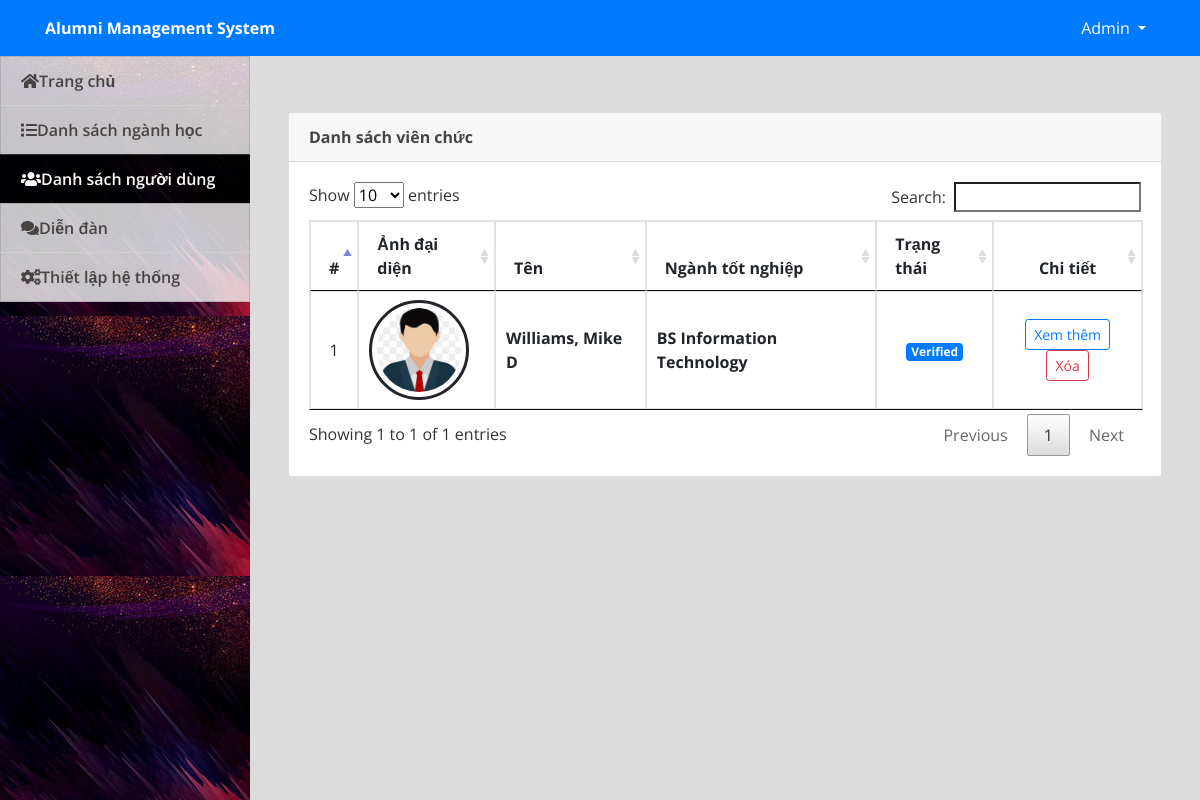
Page /admin/index.php?page=alumni (signed in) on the committed database.
### tables this page shows
CREATE TABLE `alumnus_bio` (
  `id` int(30) NOT NULL,
  `firstname` varchar(200) NOT NULL,
  `middlename` varchar(200) NOT NULL,
  `lastname` varchar(200) NOT NULL,
  `gender` varchar(10) NOT NULL,
  `batch` year(4) NOT NULL,
  `course_id` int(30) NOT NULL,
  `email` varchar(250) NOT NULL,
  `connected_to` text NOT NULL,
  `avatar` text NOT NULL,
  `status` tinyint(1) NOT NULL DEFAULT 0 COMMENT '0= Unverified, 1= Verified',
  `date_created` date NOT NULL DEFAULT current_timestamp()
);

CREATE TABLE `courses` (
  `id` int(30) NOT NULL,
  `course` text NOT NULL,
  `about` text NOT NULL
);

### admin/alumni.php (the view, shortened to what this page needs)
<?php include('db_connect.php');?>
<div class="container-fluid">
	<div class="col-lg-12">
		<div class="row">
			<div class="col-md-12">
				<div class="card">
					<div class="card-header">
						<b>Danh sách viên chức</b>
					</div>
					<div class="card-body">
						<table class="table table-condensed table-bordered table-hover">
							<!-- <colgroup>
								<col width="5%">
								<col width="10%">
								<col width="15%">
								<col width="15%">
								<col width="30%">
								<col width="15%">
							</colgroup> -->
							<thead>
								<tr>
									<th class="text-center">#</th>
									<th class="">Ảnh đại diện</th>
									<th class="">Tên</th>
									<th class="">Ngành tốt nghiệp</th>
									<th class="">Trạng thái</th>
									<th class="text-center">Chi tiết</th>
								</tr>
							</thead>
							<tbody>
								<?php
								$i = 1;
								$alumni = $conn->query("SELECT a.*,c.course,Concat(a.lastname,', ',a.firstname,' ',a.middlename) as name from alumnus_bio a inner join courses c on c.id = a.course_id order by Concat(a.lastname,', ',a.firstname,' ',a.middlename) asc");
								while($row=$alumni->fetch_assoc()):
								?>
								<tr>
									<td class="text-center"><?php echo $i++ ?></td>
									<td class="text-center">
										<div class="avatar">
										 <img src="assets/uploads/<?php echo $row['avatar'] ?>" class="" alt="">
										</div>
									</td>
									<td class="">
										 <p> <b><?php echo ucwords($row['name']) ?></b></p>
									</td>
									<td class="">
										 <p> <b><?php echo $row['course'] ?></b></p>
									</td>
									<td class="text-center">
										<?php if($row['status'] == 1): ?>
											<span class="badge badge-primary">Verified</span>
										<?php else: ?>
											<span class="badge badge-secondary">Not Verified</span>
										<?php endif; ?>
									</td>
									<td class="text-center">
										<button class="btn btn-sm btn-outline-primary view_alumni" type="button" data-id="<?php echo $row['id'] ?>" >Xem thêm</button>
										<button class="btn btn-sm btn-outline-danger delete_alumni" type="button" data-id="<?php echo $row['id'] ?>">Xóa</button>
									</td>
								</tr>
								<?php endwhile; ?>
							</tbody>
						</table>
					</div>
				</div>
			</div>
		</div>
	</div>
</div>

### admin/assets/css/style.css (style rules this page uses)
body { font-family: "Open Sans", sans-serif; color: #444444; width: 100%; height: calc(100%); }

### admin/index.php (style rules this page uses)
body { background: #80808045; }

### admin/alumni.php (style rules this page uses)
td { vertical-align: middle !important; }
td p { margin: unset }
img { max-width:100px; max-height: :150px; }
.avatar { display: flex; border-radius: 100%; width: 100px; height: 100px; align-items: center; justify-content: center; border: 3px solid; padding: 5px; }
.avatar img { max-width: calc(100%); max-height: calc(100%); border-radius: 100%; }

### rows in the picture
alumnus_bio: avatar (picture), name "Williams, Mike D", course.course "BS Information Technology", status "Verified"

### other values in the picture
$_SESSION['system']['name'] "Alumni Management System"
$_SESSION['login_name'] "Admin"
